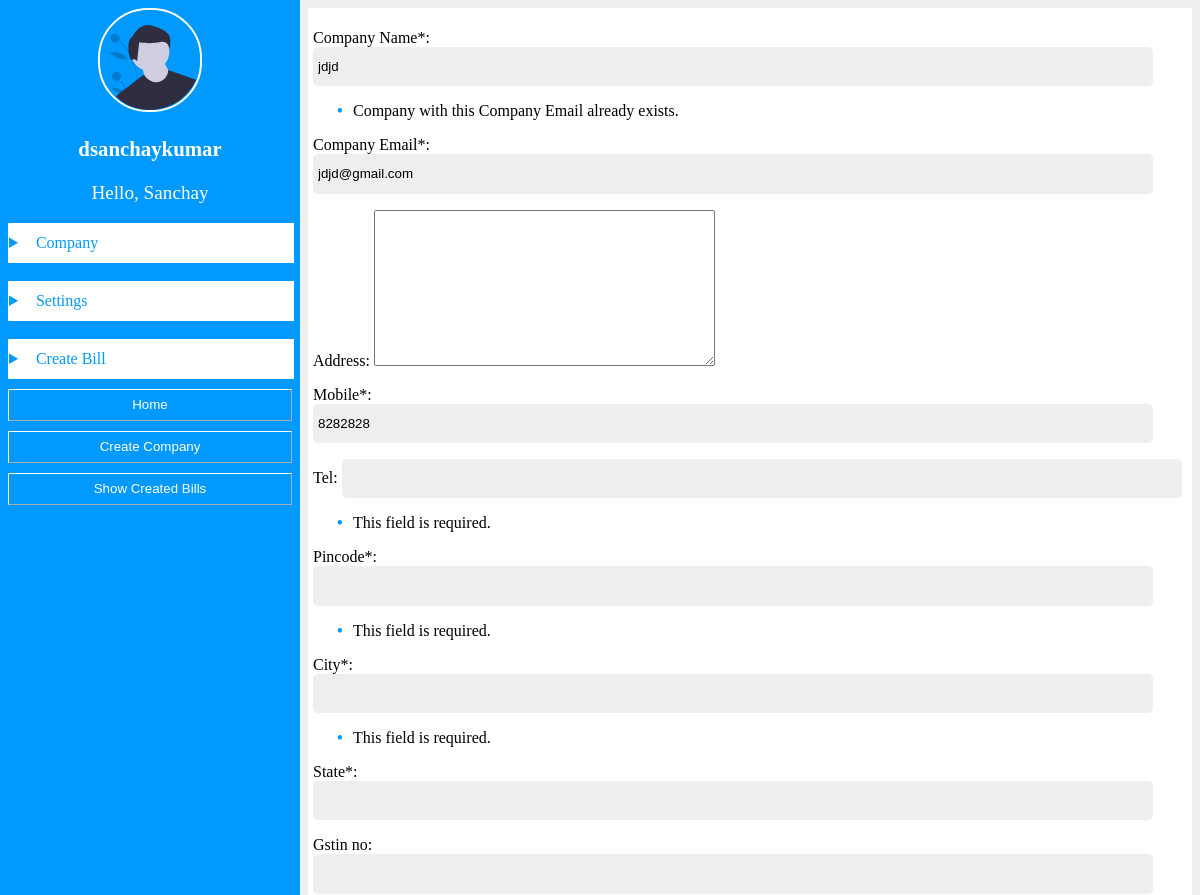
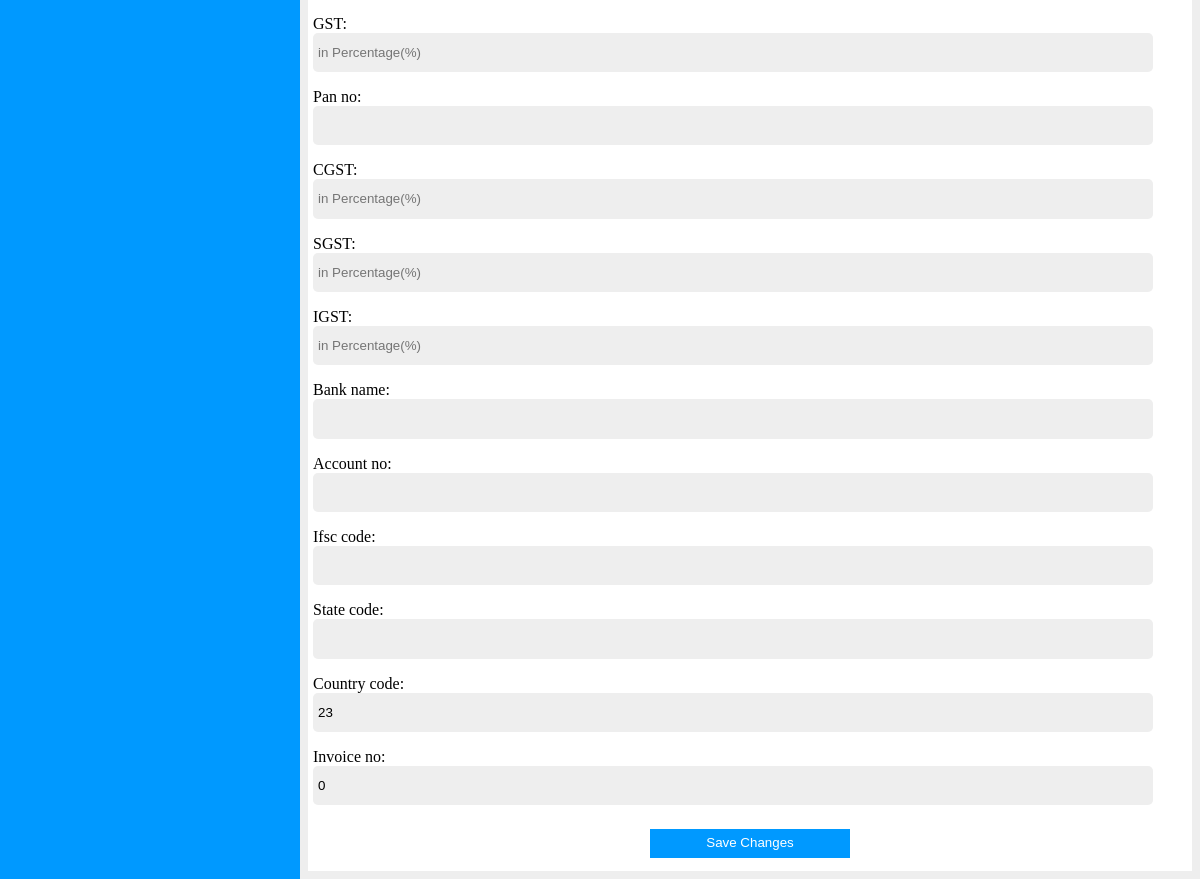
Page /settings/company/3/jdjd/details/ (signed in) on the committed database (2 pictures, top to bottom).
### authentication/models.py (models this page shows, shortened)
class UserModel(AbstractBaseUser):
    email = models.EmailField(verbose_name='email', unique=True)
    username = models.SlugField(max_length=25, unique=True)
    first_name = models.CharField(max_length=25, blank=False, null=False)
    last_name = models.CharField(max_length=25, blank=True, null=True)
    city = models.CharField(max_length=30, blank=False, null=False)
    state = models.CharField(max_length=30, blank=False, null=False)
    avatar = models.ImageField(verbose_name='avatar', upload_to='profile/pic/', blank=False, null=False)
    date_joined = models.DateTimeField(auto_now_add=True)
    active = models.BooleanField(default=False)
    is_superuser = models.BooleanField(default=False)
    is_staff = models.BooleanField(default=False)
    objects = UserManager()
    USERNAME_FIELD = 'email'
    REQUIRED_FIELDS = ['first_name', 'city', 'state']
    def get_absolute_url(self):
        return reverse('authentication:profile_url')

### company/models.py (models this page shows, shortened)
class Company(models.Model):
    user = models.ForeignKey(settings.AUTH_USER_MODEL, on_delete=models.CASCADE, related_name='company_user')
    company_name = models.CharField(max_length=50, verbose_name='Company Name')
    slug = models.SlugField(blank=True, null=True, unique=True)
    company_email = models.EmailField(unique=True, blank=True, null=True, verbose_name='Company Email')
    address = models.TextField(blank=True, null=True, verbose_name='Address')
    mobile = models.DecimalField(max_digits=10, decimal_places=0, verbose_name='Mobile')
    tel = models.DecimalField(max_digits=10, decimal_places=0, blank=True, null=True, verbose_name='Tel')
    pincode = models.DecimalField(max_digits=6, decimal_places=0, blank=True, null=True, verbose_name='Pincode')
    city = models.CharField(max_length=25, null=True, blank=True, verbose_name='City')
    state = models.CharField(max_length=25, null=True, blank=True, verbose_name='State')
    gstin_no = models.CharField(max_length=15, blank=True, null=True, verbose_name='GSTIN No')
    gst = models.CharField(max_length=15, blank=True, null=True, verbose_name='GST')
    pan_no = models.CharField(max_length=10, blank=True, null=True, verbose_name='Pan No')
    cgst_no = models.CharField(max_length=25, null=True, blank=True, verbose_name='CGST')
    sgst_no = models.CharField(max_length=25, null=True, blank=True, verbose_name='SGST')
    igst_no = models.CharField(max_length=25, null=True, blank=True, verbose_name='IGST')
    bank_name = models.CharField(max_length=50, null=True, blank=True, verbose_name='Bank Name')
    account_no = models.CharField(max_length=12, blank=True, null=True, verbose_name='Account No')
    ifsc_code = models.CharField(max_length=11, blank=True, null=True, verbose_name='IFSC Code')
    state_code = models.CharField(max_length=6, blank=True, null=True, verbose_name='State Code')
    country_code = models.IntegerField(verbose_name='Country Code')
    signature = models.ImageField(upload_to='company/sign/', blank=True, null=True)
    invoice_no = models.IntegerField(default=0, verbose_name='Invoice No')
    created = models.DateTimeField(auto_now_add=True)
    active = models.BooleanField(default=False)
    class Meta:
        verbose_name = 'Company'
        verbose_name_plural = 'Companies'
    def get_absolute_url(self):
        return reverse('company:detail_company', args=[self.pk, self.slug])

### essentials/views.py (the view, shortened to what this page needs)
# urls.py: path('details/', CompanyDetailsSetting.as_view(), name='company_details_setting'),
class CompanyDetailsSetting(LoginRequiredMixin, FormView):
    form_class = CreateCompanyForm
    template_name = 'settings/company_details_settings.html'
    def get_context_data(self, **kwargs):
        context = super(CompanyDetailsSetting, self).get_context_data(**kwargs)
        context['company'] = Company.objects.filter(user=self.request.user, active=True)
        return context
    def get_form_kwargs(self):
        kwargs = super(CompanyDetailsSetting, self).get_form_kwargs()
        c = get_object_or_404(Company, user=self.request.user, pk=self.kwargs['pk'],
                              slug=self.kwargs['slug'])
        data_dict = model_to_dict(instance=c, exclude=['user', 'id', 'slug', 'signature', 'created', 'active'])
        kwargs['data'] = data_dict
        return kwargs

### essentials/templates/settings/company_details_settings.html (shortened to what this page needs)
{% extends 'base/base.html' %}
{% load static %}
{% block link %}<link rel="stylesheet" href="{% static 'css/base/base.css' %}"/>{% endblock link %}
{% block right %}
    <div class="change-personal-details">
        <form method="post" action=".">
            {{ form.as_p }}
        <div class="add_title_btn-create-company">
			<button type="submit">Save Changes</button>
		</div>
        </form>
    </div>
{% endblock right %}

### authentication/templates/base/base.html (shortened to what this page needs)
{% load static %}
<!DOCTYPE html>
<html>
	<head>
	</head>
	{% block link %}{% endblock link %}
	<body>
		<div class="split" id="split">
			<div class="left">
				<div class="profile-pic">
		<p class="username">{{ user.username }}</p>
		<p class="full-name">Hello, {{ user.first_name }}</p>
		<div class="company-list">
			<details>
				<summary><span class="detail-summary">Company</span></summary>
			</details>
		</div><br>
		<div class="company-list">
			<details>
				<summary><span class="detail-summary">Settings</span></summary>
			</details>
		</div><br>
		<div class="company-list">
			<details>
				<summary><span class="detail-summary">Create Bill</span></summary>
			</details>
		</div>
		<a href="{{ user.get_absolute_url }}"><button class="bill-btn">Home</button></a>
		<a href="{% url 'company:create_company' %}"><button class="bill-btn">Create Company</button></a>
		<button class="bill-btn">Show Created Bills</button>
		</div>
			</div>
			<div class="right" id="right">
				{% block right %}
                {% endblock right %}
			</div>
		</div>
	</body>
</html>

### authentication/static/css/base/base.css (style rules this page uses)
body { margin:0; }
.split { display:grid; grid-template-rows:auto auto; height:100%; }
.left { background:#0099ff; padding:8px; }
.right { background:#eee; overflow-y: none; padding:8px; }
.profile-pic { width:100%; height:100%; text-align:center; }
.profile-img { width:100px; height:100px; border-radius:50px; border-color:#fff; border-width:2px; border-style:solid; }
.username { font-size:1.3em; color:#fff; font-weight:900; }
.full-name { color:#fff; font-size:1.2em; }
.company-list { width:100%; border-style:solid; border-width:1px; border-color:#fff; text-align:left; padding-top:10px; padding-bottom:10px; background:#fff; }
details { user-select:none; }
.detail-summary { color:#0099ff; padding-left:10px; }
summary { width:100%; }
summary::marker { color:#0099ff; }
ul { list-style:none; }
ul li { margin-top:10px; }
ul li::before { content:"\2022"; color:#0099ff; font-weight:bold; display:inline-block; width:1em; margin-left:-1em; }
.bill-btn { width:100%; height:2rem; background:#0099ff; border-width:1px; border-color:#fff; margin-top:10px; color:#fff; }
.add_title_btn-create-company { background:#fff; padding:8px; text-align:center; }
.add_title_btn-create-company button { background:#0099ff; color:#fff; width:200px; border:0; line-height:2em; }
.change-personal-details { background:#fff; padding:5px; }
input { width:95%; line-height:2.2em; border-radius:5px; border-width:0; background:#eee; padding:5px; }
@media screen and (min-width:800px) { .split { display:grid; grid-template-rows:none; grid-template-columns:1fr 3fr; position:fixed; width:100%; height:100%; } }
@media screen and (min-width:800px) { .left { height:100%; } }
@media screen and (min-width:800px) { .right { overflow-y: auto; } }

### rows in the picture
UserModel: username "dsanchaykumar", first_name "Sanchay"
Company: company_name "jdjd", company_email "jdjd@gmail.com", mobile "8282828", country_code "23", invoice_no "0"
